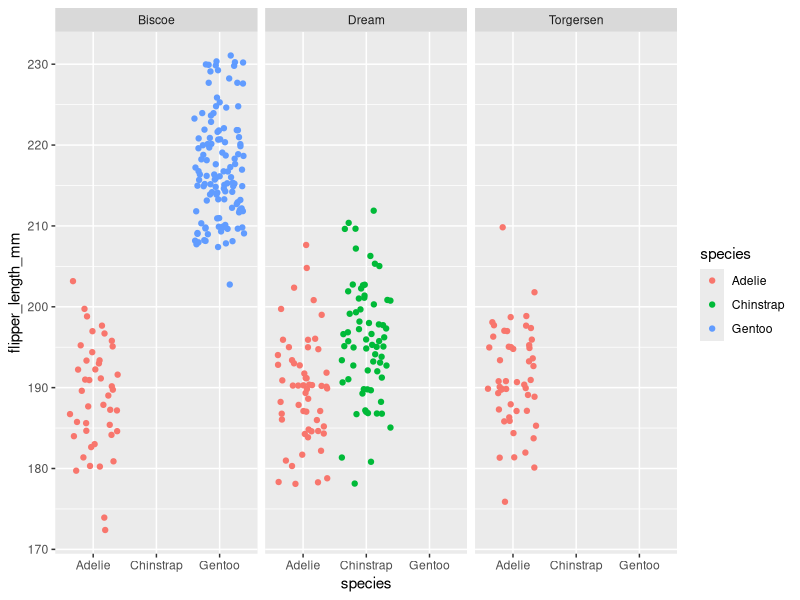

Write R code to recreate this figure.
## ---- chunk 1
knitr::opts_chunk$set(echo = TRUE)
library(palmerpenguins)
library(here)
library(tidyverse)
## ---- chunk 2
penguins %>% 
  group_by(species) %>% 
  summarize(mean_mass=mean(body_mass_g, na.rm=TRUE),
            sd_mas=sd(body_mass_g, na.rm = TRUE))
## ---- chunk 3
ggplot(data=penguins, aes(x=species, y=flipper_length_mm)) +
  geom_jitter(aes(color=species)) +
  facet_wrap(~island)
